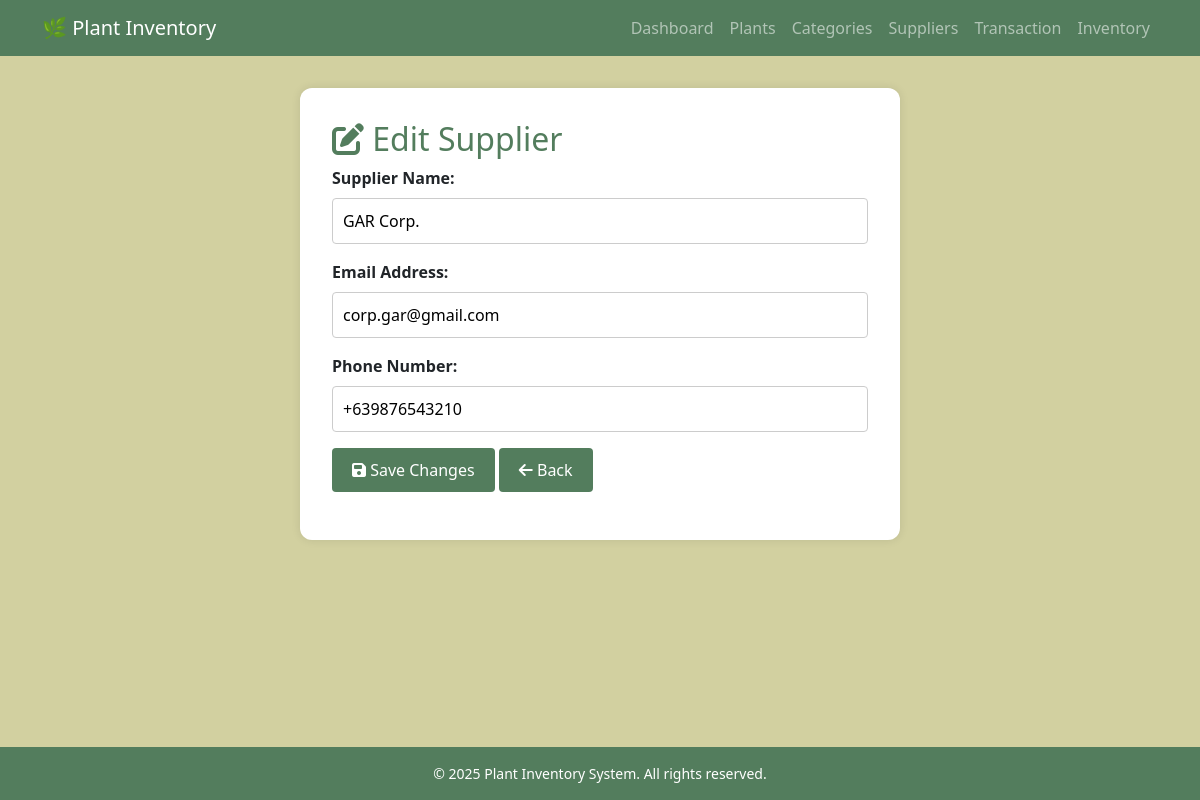
Page /edit_supplier.php?id=7 (signed in) on the earlier database version.
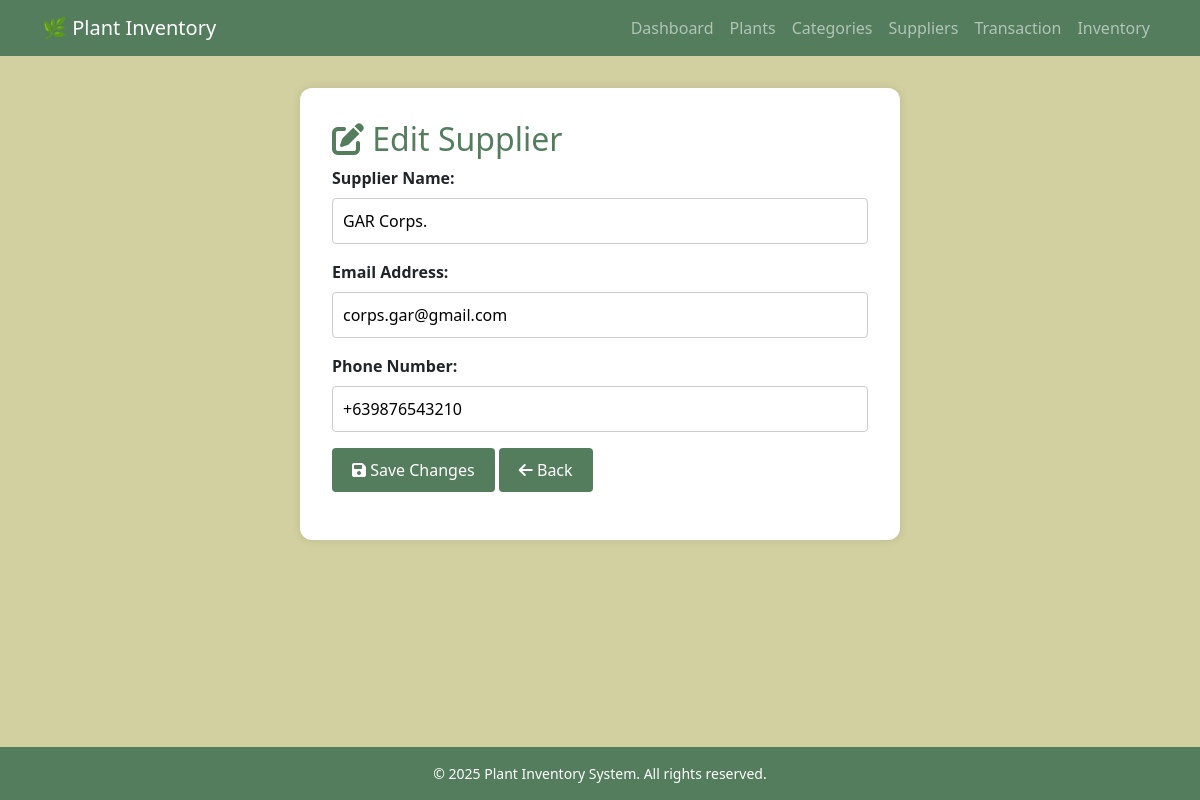
Same page on the later database version.
### tables this page shows
CREATE TABLE `suppliers` (
  `SupplierID` int(11) NOT NULL,
  `Name` varchar(255) NOT NULL,
  `ContactEmail` varchar(255) NOT NULL,
  `PhoneNumber` varchar(15) NOT NULL
);

### edit_supplier.php (the view, shortened to what this page needs)
<?php
include 'navbar.php';
include 'auth.php';
$supplier_id = isset($_GET['id']) ? intval($_GET['id']) : 0;
$stmt = $conn->prepare("SELECT * FROM suppliers WHERE SupplierID = ?");
$stmt->bind_param("i", $supplier_id);
$stmt->execute();
$result = $stmt->get_result();
$supplier = $result->fetch_assoc();
?>
<!DOCTYPE html>
<html lang="en">
<head>
  <link href="https://cdn.jsdelivr.net/npm/bootstrap@5.3.0/dist/css/bootstrap.min.css" rel="stylesheet">
  <link rel="stylesheet" href="https://cdnjs.cloudflare.com/ajax/libs/font-awesome/6.5.0/css/all.min.css">
</head>
<body>
<div class="main-content">
  <div class="form-box">
  <h2><i class="fa-solid fa-pen-to-square"></i> Edit Supplier</h2>
  <form method="post">
    <label>Supplier Name:</label>
    <input type="text" name="name" value="<?= $supplier['Name'] ?>" required>
    <label>Email Address:</label>
    <input type="email" name="email" value="<?= $supplier['ContactEmail'] ?>" required>
    <label>Phone Number:</label>
    <input type="tel" name="phone" value="<?= $supplier['PhoneNumber'] ?>" required>
    <button type="submit" class="btn green"><i class="fa-solid fa-save"></i> Save Changes</button>
    <button type="button" class="btn green" onclick="window.location.href='manage_suppliers.php'"><i class="fa-solid fa-arrow-left"></i> Back</button>
  </form>
  </div>
</div>
<?php include 'footer.php'; ?>
</body>
</html>

Differences in the rows shown:
changed suppliers: name "GAR Corp." → "GAR Corps."; email "corp.gar@gmail.com" → "corps.gar@gmail.com"
